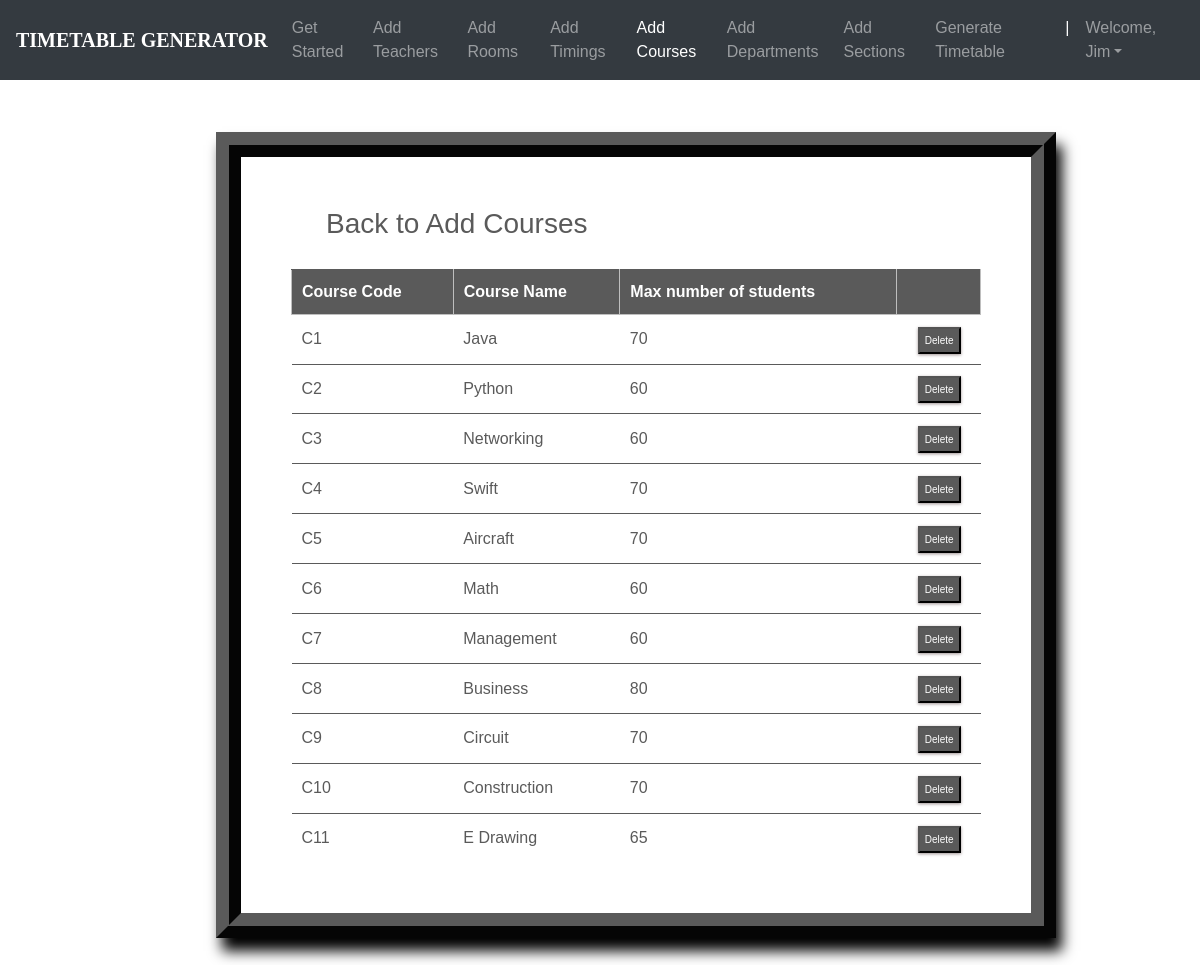
The app's page /courses_list/ (signed in) with its own data.
### ttgen/models.py (models this page shows, shortened)
class Course(models.Model):
    course_number = models.CharField(max_length=5, primary_key=True)
    course_name = models.CharField(max_length=40)
    max_numb_students = models.CharField(max_length=65)
    instructors = models.ManyToManyField(Instructor)

### ttgen/views.py (the view)
# urls.py: path('courses_list/', views.course_list_view, name='editcourse'),
@login_required
def course_list_view(request):
    context = {
        'courses': Course.objects.all()
    }
    return render(request, 'courseslist.html', context)

### templates/courseslist.html (shortened to what this page needs)
<!DOCTYPE html>
<html lang="en">
<head>
	<link rel="stylesheet" href="https://maxcdn.bootstrapcdn.com/bootstrap/4.0.0/css/bootstrap.min.css">
    <link rel="stylesheet" type="text/css" href="static/css/index.css">
</head>
<body>
        <header>
			<nav class="navbar navbar-expand-md navbar-dark fixed-top bg-dark">
                <a class="navbar-brand" href="#"><b>TIMETABLE GENERATOR</b></a>
                <div class="collapse navbar-collapse" id="navbarCollapse">
                    <ul class="navbar-nav ml-auto">
                    <li class="nav-item">
                        <a class="nav-link" href="{% url 'admindash' %}">Get Started</a>
                    </li>
                    <li class="nav-item">
                        <a class="nav-link" href="{% url 'addInstructors' %}">Add Teachers</a>
                    </li>
                    <li class="nav-item">
                        <a class="nav-link" href="{% url 'addRooms' %}">Add Rooms</a>
                    </li>
                    <li class="nav-item">
		                <a class="nav-link" href="{% url 'addTimings' %}">Add Timings</a>
		            </li>
                    <li class="nav-item active">
                        <a class="nav-link" href="{% url 'addCourses' %}">Add Courses</a>
                    </li>
                    <li class="nav-item">
			            <a class="nav-link" href="{% url 'addDepts' %}">Add Departments</a>
		            </li>
                    <li class="nav-item">
			            <a class="nav-link" href="{% url 'addSections' %}">Add Sections</a>
		            </li>
                    <li class="nav-item">
			            <a class="nav-link" href="{% url 'generate' %}">Generate Timetable</a>
		            </li>
                    <li class="nav-item active">
			            <a class="nav-link">|</a>
		            </li>
                    <li class="nav-item dropdown">
		                <a class="nav-link dropdown-toggle" href="#" id="dropdown03" data-toggle="dropdown" aria-haspopup="true" aria-expanded="false">Welcome, {{ user.first_name }}</a>
		            </li>
                    </ul>
                </div>
            </nav>
        </header>
        <br><br>
    {% block content %}
{% load static %}
<fieldset class="fieldset">
    <a href="{% url 'addCourses'%}"><h1 class="tablink" onclick="openPage('new')" id="defaultOpen">Back to Add Courses</h1></a>
    <div class="tabcontent" id="edit">
        <table class="table1">
            <thead>
            <tr class="table-headers">
            <th>Course Code</th>
            <th>Course Name</th>
            <th>Max number of students</th>
            <th  class="empty"></th>
            </tr>
            </thead>
            <tbody>
            {% for crs in courses %}
            <tr>
             <td>{{crs.course_number}}</td>
             <td>{{crs.course_name}}</td>
             <td>{{crs.max_numb_students}}</td>
             <td class="empty">
                <form action="{% url 'deletecourse' crs.course_number %}" method="post">
                        <input type="submit" value="Delete" class="cross">
                </form>
             </td>
             </tr>
            {% endfor %}
            </tbody>
        </table>
    </div>
</fieldset>
{% endblock %}

### static/css/index.css (style rules this page uses)
body { padding-top: 3rem; padding-bottom: 3rem; color: #5a5a5a; font-family: 'Poppins', sans-serif; overflow-x: hidden; }
nav { font-family: sans-serif; }
.navbar-brand { font-size: 20px; font-family: Georgia, 'Times New Roman', Times, serif; }

### templates/courseslist.html (style rules this page uses)
nav { font-family: sans-serif; }
.navbar-brand { font-size: 20px; font-family: Georgia, 'Times New Roman', Times, serif; }
* { margin: 0; padding: 0; box-sizing: border-box; }
html { scroll-behavior: smooth; }
a { text-decoration:none; }
form { margin-top: 3%; margin-left: 18%; margin-right: 12%; }
fieldset h1 { color: #5a5a5a; padding-bottom: 20px; margin-left: 35px; display: inline-block; cursor: pointer; font-size: 28px; }
fieldset input { padding:8px; color: #938c8c }
.table2 td, th { border: 1px solid rgb(190,190,190); padding: 10px 20px; }
.table1 { width: 100%; border-collapse: collapse; text-align: left; overflow: hidden; }
.table1 td, th { border-top: 1px solid #5a5a5a; padding: 10px; }
.table1 th { background-color: #5a5a5a; color: #fff; }
.cross { font-size:10px; box-shadow: 0px 1px 3px 0px #9e9292; padding: 4px 5px; color: #fff; background-color: #5a5a5a; cursor: pointer; }
.fieldset { margin-top: 3%; margin-left: 18%; margin-right: 12%; padding: 50px; border-width: 25px; border-style: ridge; border-color: #5a5a5a; box-shadow: 6px 13px 13px 0px black; background-color: #fff; }

### records on screen
Course: course_number "C1", course_name "Java", max_numb_students "70"
Course: course_number "C2", course_name "Python", max_numb_students "60"
Course: course_number "C3", course_name "Networking", max_numb_students "60"
Course: course_number "C4", course_name "Swift", max_numb_students "70"
Course: course_number "C5", course_name "Aircraft", max_numb_students "70"
Course: course_number "C6", course_name "Math", max_numb_students "60"
Course: course_number "C7", course_name "Management", max_numb_students "60"
Course: course_number "C8", course_name "Business", max_numb_students "80"
Course: course_number "C9", course_name "Circuit", max_numb_students "70"
Course: course_number "C10", course_name "Construction", max_numb_students "70"
Course: course_number "C11", course_name "E Drawing", max_numb_students "65"

### other values on screen
{{ user.first_name }} "Jim"
